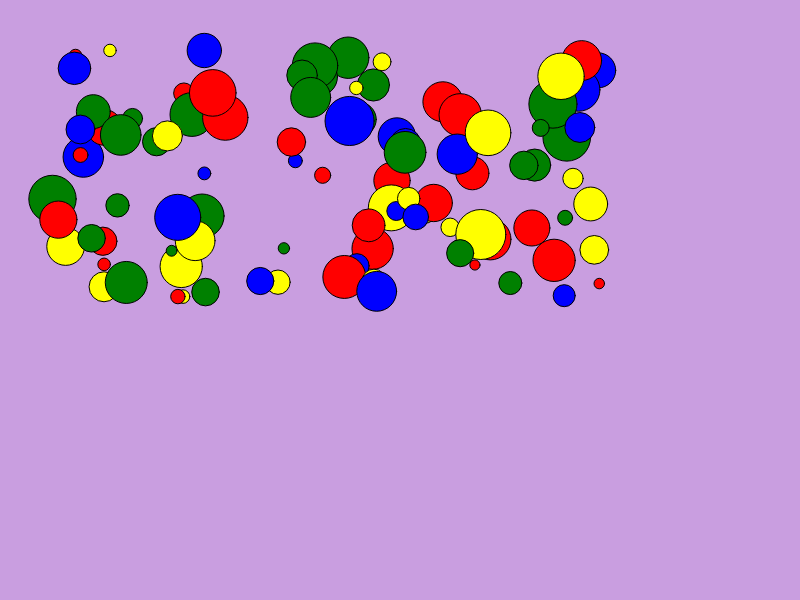
Frame 1 (no input)
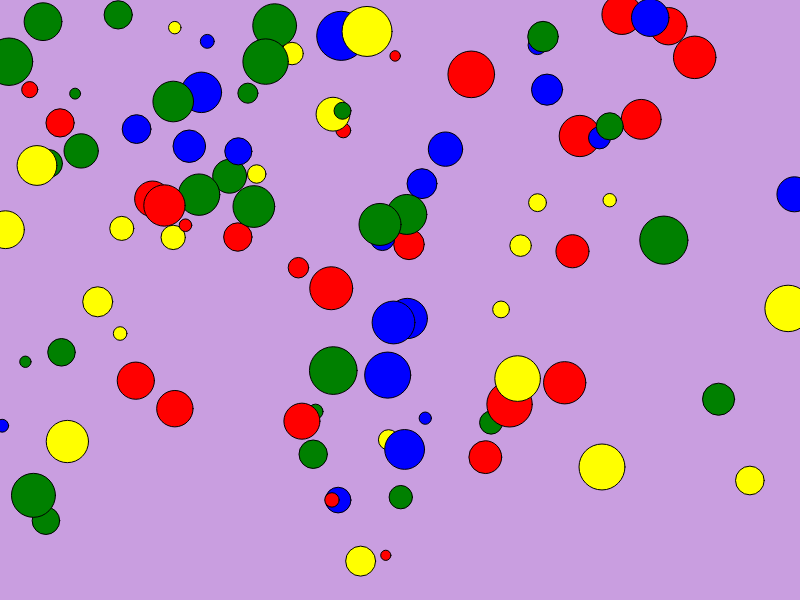
Frame 60 (no input)
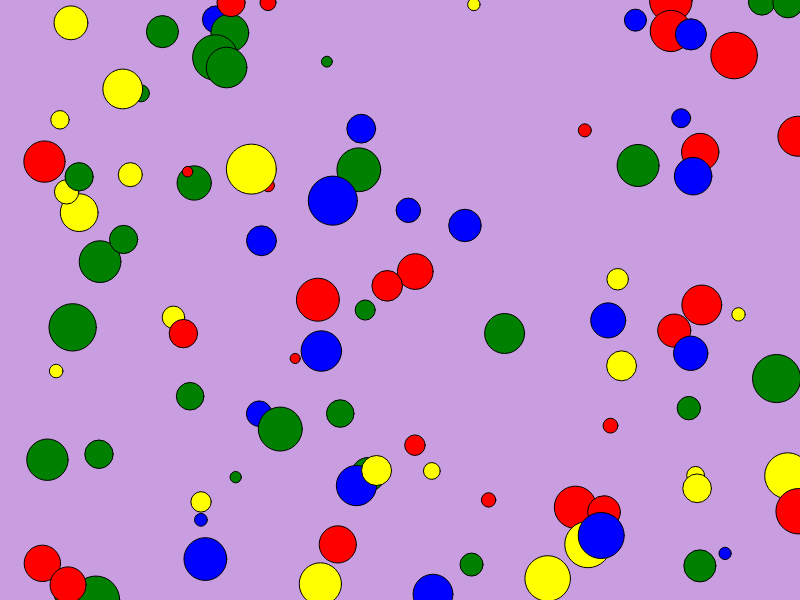
Frame 120 (the mouse pressed at the canvas centre since frame 60)

The p5.js sketch that drew these frames (run headless with seeded random() and noise() and a simulated clock; from frame 60 on, the mouse is pressed at the canvas centre):

// p5.js sketch
// ── sketch.js
let circles = [];

function setup() {
  createCanvas(800, 600);
  for (let i = 0; i < 100; i++) {
    let c = {
      xPosition: random(50, 600),
      yPosition: random(50, 300),
      radius: random(10, 50),
      kleur: random(["green", "red", "blue","yellow"]),
      speedX: random(-5, 5),
      speedY: random(-5, 5)
    }
    circles.push(c);
    
  }
}

function draw() {
  background(201, 158, 224);
  for (let i = 0; i < circles.length; i++) {
    let currentCircle = circles[i];

  fill (currentCircle.kleur);
  circle(currentCircle.xPosition, currentCircle.yPosition, currentCircle.radius);
   currentCircle.xPosition = currentCircle.xPosition + currentCircle.speedX;
   currentCircle.yPosition = currentCircle.yPosition + currentCircle.speedY;

   if(currentCircle.xPosition < 0){
    currentCircle.speedX *= -1;
   }

   else if (currentCircle.xPosition > width){
    currentCircle.speedX *= -1;
   }

   if(currentCircle.yPosition < 0){
    currentCircle.speedY *= -1;
   }

   else if (currentCircle.yPosition > height){
    currentCircle.speedY *= -1;
   }
    
  }
}

function mousePressed(){
  for (let i = 0; i < circles.length; i++) {
    let circle = circles[i]
    let d = dist(mouseX, mouseY, circle.xPosition, circle.yPosition);
    if (d <= circle.radius){
      
     point += 1;
    }
    
  }
  
}
